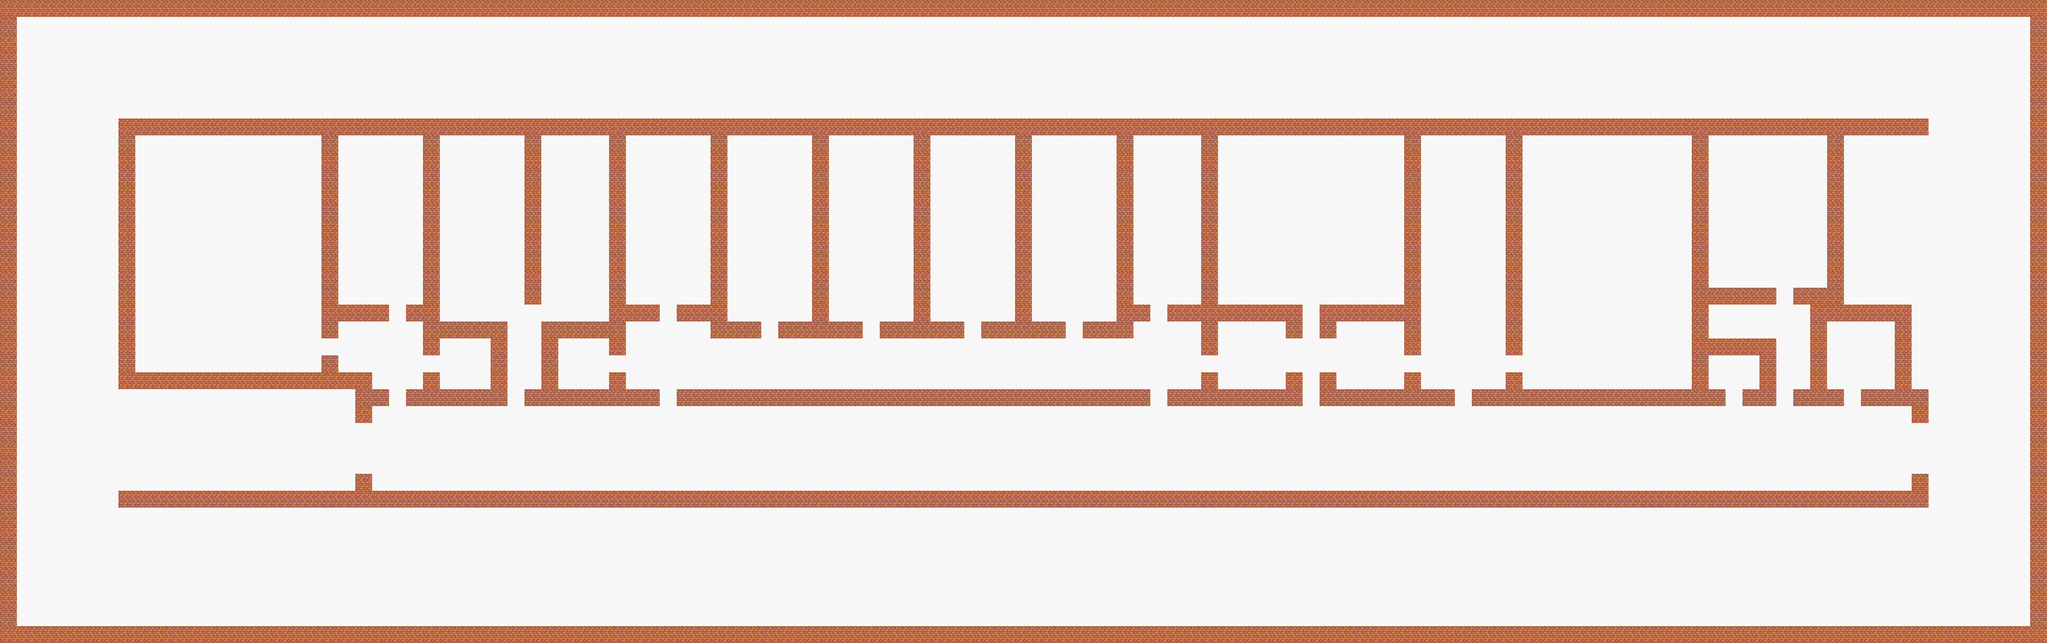

Below is a game level as drawn by its tile map, then a one-line description and the .tmx that defines it (tile-layer data replaced by summaries):
An orthogonal 121x38 tile map with 60x60 px tiles, 28 tile layers (map, 1413, 1401, 1407, ...), 2 tilesets.

<map version="1.0" tiledversion="1.0.3" orientation="orthogonal" renderorder="right-down" width="121" height="38" tilewidth="60" tileheight="60" nextobjectid="11">
 <tileset firstgid="1" source="Department.tsx" />
 <tileset firstgid="17" source="Rooms.tsx" />
 <layer name="map" width="121" height="38" opacity="0.99">
  <data>[4598 cells, 904 non-empty, 2 distinct tile ids]</data>
 </layer>
 <layer name="1413" width="121" height="38">
  <properties>
   <property name="ID" value="1413" />
  </properties>
  <data>[4598 cells, 1962 non-empty, 1 distinct tile ids]</data>
 </layer>
 <layer name="1401" width="121" height="38">
  <properties>
   <property name="ID" value="1401" />
  </properties>
  <data>[4598 cells, 461 non-empty, 1 distinct tile ids]</data>
 </layer>
 <layer name="1407" width="121" height="38">
  <properties>
   <property name="ID" value="1407" />
  </properties>
  <data>[4598 cells, 121 non-empty, 1 distinct tile ids]</data>
 </layer>
 <layer name="1411" width="121" height="38">
  <properties>
   <property name="ID" value="1411" />
  </properties>
  <data>[4598 cells, 154 non-empty, 1 distinct tile ids]</data>
 </layer>
 <layer name="1411a" width="121" height="38">
  <properties>
   <property name="ID" value="14111" />
  </properties>
  <data>[4598 cells, 50 non-empty, 1 distinct tile ids]</data>
 </layer>
 <layer name="1411b" width="121" height="38">
  <properties>
   <property name="ID" value="14112" />
  </properties>
  <data>[4598 cells, 9 non-empty, 1 distinct tile ids]</data>
 </layer>
 <layer name="1411c" width="121" height="38">
  <properties>
   <property name="ID" value="14113" />
  </properties>
  <data>[4598 cells, 22 non-empty, 1 distinct tile ids]</data>
 </layer>
 <layer name="1410" width="121" height="38">
  <properties>
   <property name="ID" value="1410" />
  </properties>
  <data>[4598 cells, 12 non-empty, 1 distinct tile ids]</data>
 </layer>
 <layer name="1410a" width="121" height="38">
  <properties>
   <property name="ID" value="14101" />
  </properties>
  <data>[4598 cells, 54 non-empty, 1 distinct tile ids]</data>
 </layer>
 <layer name="1410b" width="121" height="38">
  <properties>
   <property name="ID" value="14102" />
  </properties>
  <data>[4598 cells, 43 non-empty, 1 distinct tile ids]</data>
 </layer>
 <layer name="1408a" width="121" height="38">
  <properties>
   <property name="ID" value="14081" />
  </properties>
  <data>[4598 cells, 50 non-empty, 1 distinct tile ids]</data>
 </layer>
 <layer name="1408b" width="121" height="38">
  <properties>
   <property name="ID" value="14082" />
  </properties>
  <data>[4598 cells, 55 non-empty, 1 distinct tile ids]</data>
 </layer>
 <layer name="1408c" width="121" height="38">
  <properties>
   <property name="ID" value="14083" />
  </properties>
  <data>[4598 cells, 55 non-empty, 1 distinct tile ids]</data>
 </layer>
 <layer name="1406a" width="121" height="38">
  <properties>
   <property name="ID" value="14061" />
  </properties>
  <data>[4598 cells, 55 non-empty, 1 distinct tile ids]</data>
 </layer>
 <layer name="1406b" width="121" height="38">
  <properties>
   <property name="ID" value="14062" />
  </properties>
  <data>[4598 cells, 55 non-empty, 1 distinct tile ids]</data>
 </layer>
 <layer name="1406c" width="121" height="38">
  <properties>
   <property name="ID" value="14063" />
  </properties>
  <data>[4598 cells, 40 non-empty, 1 distinct tile ids]</data>
 </layer>
 <layer name="1405" width="121" height="38">
  <properties>
   <property name="ID" value="1405" />
  </properties>
  <data>[4598 cells, 110 non-empty, 1 distinct tile ids]</data>
 </layer>
 <layer name="1405a" width="121" height="38">
  <properties>
   <property name="ID" value="14051" />
  </properties>
  <data>[4598 cells, 10 non-empty, 1 distinct tile ids]</data>
 </layer>
 <layer name="1405b" width="121" height="38">
  <properties>
   <property name="ID" value="14052" />
  </properties>
  <data>[4598 cells, 16 non-empty, 1 distinct tile ids]</data>
 </layer>
 <layer name="1405c" width="121" height="38">
  <properties>
   <property name="ID" value="14053" />
  </properties>
  <data>[4598 cells, 16 non-empty, 1 distinct tile ids]</data>
 </layer>
 <layer name="1403a" width="121" height="38">
  <properties>
   <property name="ID" value="14031" />
  </properties>
  <data>[4598 cells, 78 non-empty, 1 distinct tile ids]</data>
 </layer>
 <layer name="1403" width="121" height="38">
  <properties>
   <property name="ID" value="1403" />
  </properties>
  <data>[4598 cells, 150 non-empty, 1 distinct tile ids]</data>
 </layer>
 <layer name="1402a" width="121" height="38">
  <properties>
   <property name="ID" value="14021" />
  </properties>
  <data>[4598 cells, 7 non-empty, 1 distinct tile ids]</data>
 </layer>
 <layer name="1402b" width="121" height="38">
  <properties>
   <property name="ID" value="14022" />
  </properties>
  <data>[4598 cells, 20 non-empty, 1 distinct tile ids]</data>
 </layer>
 <layer name="1402c" width="121" height="38">
  <properties>
   <property name="ID" value="14023" />
  </properties>
  <data>[4598 cells, 63 non-empty, 1 distinct tile ids]</data>
 </layer>
 <layer name="1402d" width="121" height="38">
  <properties>
   <property name="ID" value="14024" />
  </properties>
  <data>[4598 cells, 17 non-empty, 1 distinct tile ids]</data>
 </layer>
 <layer name="1409" width="121" height="38">
  <properties>
   <property name="ID" value="1409" />
  </properties>
  <data>[4598 cells, 9 non-empty, 1 distinct tile ids]</data>
 </layer>
</map>
